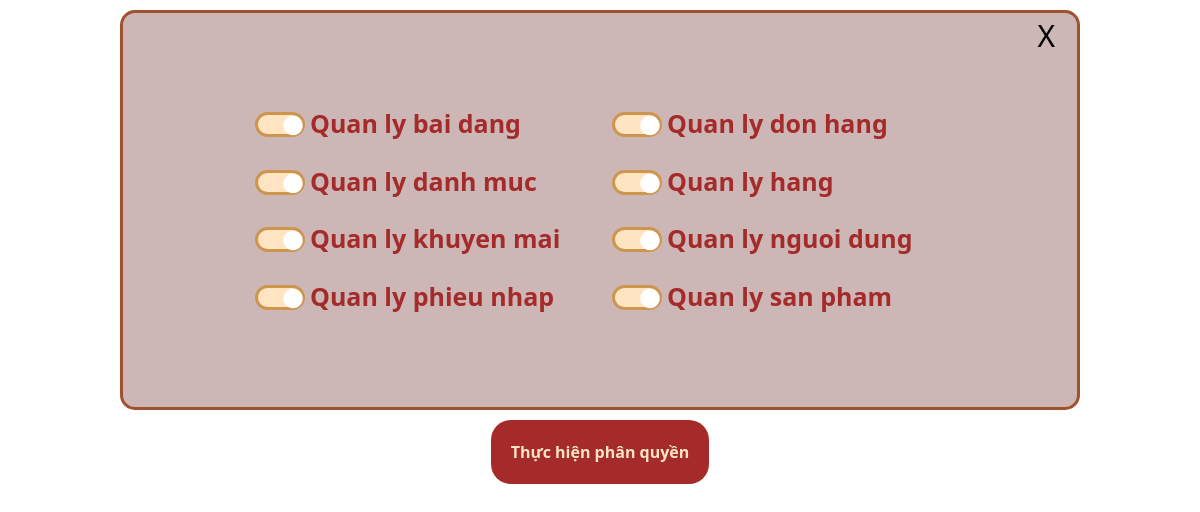
Screenshot of /admin/template/template_content/PhanQuyen/xulyPhanQuyen.php?id=Admin with the database file from the repository.
### tables this page shows
CREATE TABLE `chitietquyen` (
  `MaChiTiet` varchar(50) NOT NULL,
  `TenChiTiet` varchar(50) NOT NULL,
  `MoTa` varchar(50) NOT NULL
);

### db/DAOPhanQuyen.php (called while the page is built, shortened)
<?php
class DAOPhanQuyen{
    private $host = 'localhost';
    private $username = 'root';
    private $password = '';
    private $database = 'ql_cuahanggiay';
    private $conn;
    public function connect(){
        if(!$this->conn){
            $this->conn=mysqli_connect($this->host,$this->username,$this->password,$this->database);
        }
    }
    public function getListCTQ(){
        $sql = "SELECT * FROM chitietquyen";
        $data=null;
        if($result = mysqli_query($this->conn,$sql)){
            while($row=mysqli_fetch_array($result)){
                    $data[] = $row;
            }
        }
        return $data;
    }
}
?>

### admin/template/template_content/PhanQuyen/xulyPhanQuyen.php (the view, shortened to what this page needs)
<link rel="stylesheet" href="../../../css/PhanQuyen.css" >
<link rel="stylesheet" href="https://cdnjs.cloudflare.com/ajax/libs/font-awesome/5.15.4/css/all.min.css"
 />
<link rel="stylesheet" href="../../../css/bootstrap.min.css" >
<?php
    include("../../../../db/DAOPhanQuyen.php");
    $db = new DAOPhanQuyen();
    $db->connect();
?>
<form action="" method="POST">
        <div id="check_item">
            <a id="exit" href="../../../index.php?id=pq">X</a>
            <div class="row">
                <?php
                    $data = $db->getListCTQ();
                    $i = 0;
                    while ($i < count($data))
                    {
                ?>
                        <div class="col-6">
                            <label for=<?php echo $data[$i][0]?> class="checkbox_item w-100 ">
                                <span><?php echo $data[$i][1]?></span>
                                <i class="fas fa-circle"></i>
                            </label>
                        </div>
                <?php
                        $i++;
                    }
                ?>
            </div>
        </div>
    <div id="submit">
        <input type=submit name="edit" id="edit" value="Thực hiện phân quyền"/>
    </div>
</form>

### admin/css/PhanQuyen.css (style rules this page uses)
* { margin: 0px; padding: 0px; }
label { margin: 10px 0px; }
#check_item { margin: 10px auto; min-height: 400px; padding: 82px 132px; border: 3px solid sienna; border-radius: 15px; background-color: rgb(204, 182, 182); width: 80%; position: relative; }
#check_item #exit { position: absolute; color: black; text-decoration: none; top: 0px; right: 22px; font-size: 30px; }
#check_item .checkbox_item { display: inline-block; font-weight: bold; font-size: 25px; cursor: pointer; position: relative; }
#check_item .checkbox_item span { text-align: center; }
#check_item .checkbox_item span::before { content: ''; width:50px; height: 25px; display: inline-block; border-radius: 15px; border: 3px solid rgb(205, 149, 77); position: relative; top: 4px; z-index: 2; margin-right: 5px; }
#check_item .checkbox_item i { position: absolute; left: 1px; top: 11px; color: brown; font-weight: bold; transition: all 0.5s; font-size: 20px; z-index: 3; transition: all 0.3s linear; }
#check_item .checkbox_item .checkbox:checked~i { left: 28px; color: white; }
#check_item .checkbox_item .checkbox:checked~span { color: brown; }
#check_item .checkbox_item .checkbox:checked~span::before { background-color: bisque; }
#submit { display: flex; justify-content: center; }
#edit { padding: 20px; font-weight: bold; color: bisque; background-color: brown; border-radius: 20px; border: none; }

### rows the page displays
chitietquyen: TenChiTiet "Quan ly bai dang"
chitietquyen: TenChiTiet "Quan ly don hang"
chitietquyen: TenChiTiet "Quan ly danh muc"
chitietquyen: TenChiTiet "Quan ly hang"
chitietquyen: TenChiTiet "Quan ly khuyen mai"
chitietquyen: TenChiTiet "Quan ly nguoi dung"
chitietquyen: TenChiTiet "Quan ly phieu nhap"
chitietquyen: TenChiTiet "Quan ly san pham"
